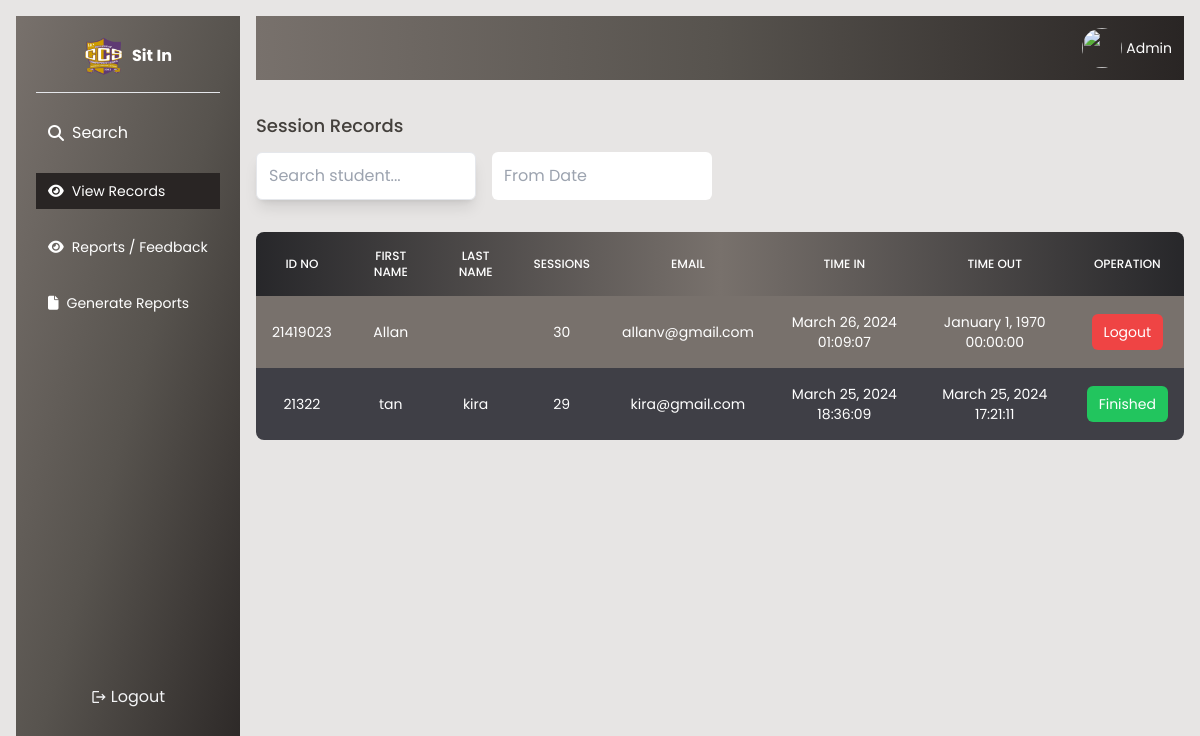
The app's page /admin/records.php (signed in), older data.
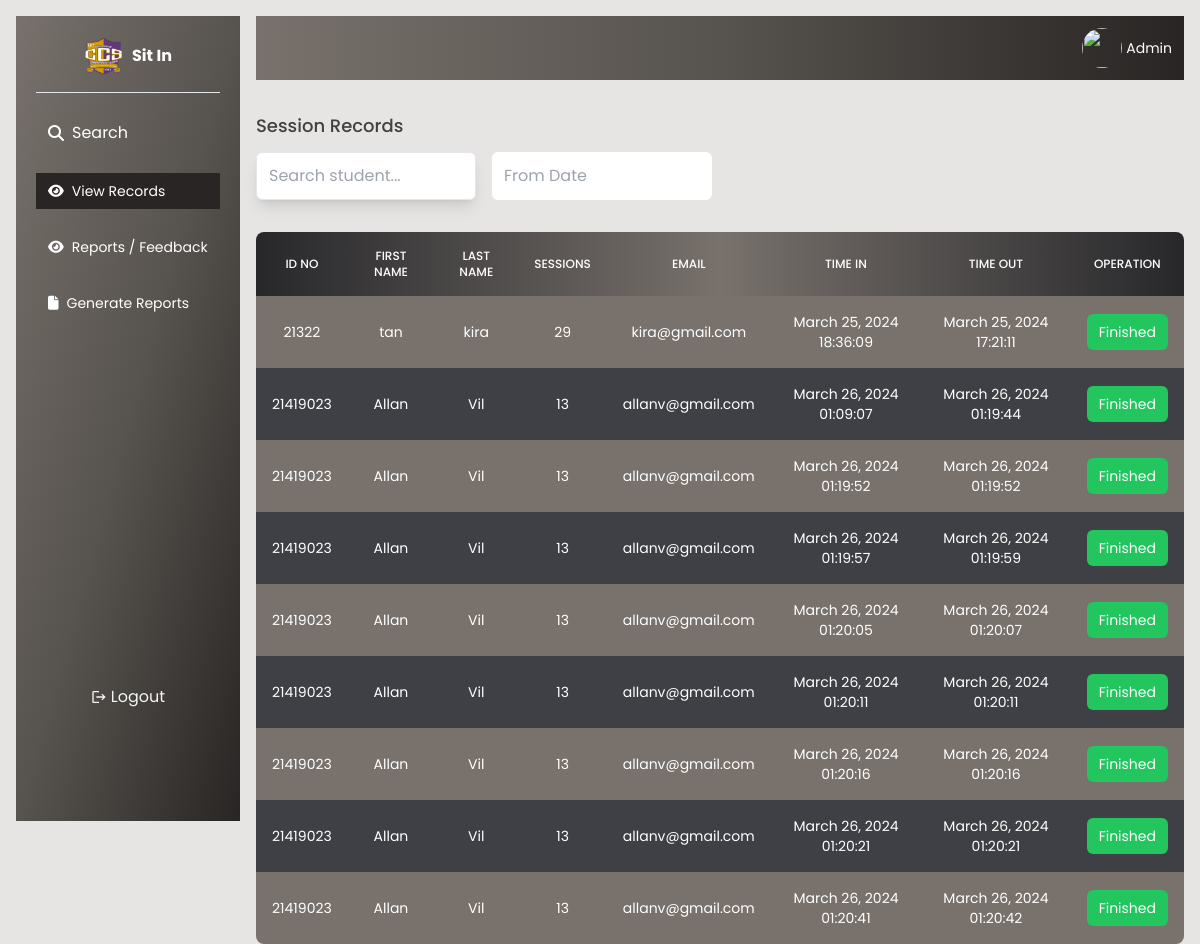
The same page, newer data.
### tables this page shows
CREATE TABLE `sessions` (
  `session_id` int(11) NOT NULL,
  `student_id` int(11) NOT NULL,
  `laboratory` varchar(254) NOT NULL,
  `purpose` varchar(254) NOT NULL,
  `time_in` datetime NOT NULL DEFAULT current_timestamp(),
  `time_out` datetime DEFAULT NULL
);

CREATE TABLE `student` (
  `id` int(11) NOT NULL,
  `email` varchar(250) NOT NULL,
  `password` varchar(250) NOT NULL,
  `firstname` varchar(150) NOT NULL,
  `lastname` varchar(150) NOT NULL,
  `middlename` varchar(150) NOT NULL,
  `age` int(150) NOT NULL,
  `gender` varchar(150) NOT NULL,
  `address` varchar(150) NOT NULL,
  `phone` int(150) NOT NULL,
  `idno` int(150) NOT NULL,
  `sessions` int(11) NOT NULL DEFAULT 30
);

### admin/records.php (the view, shortened to what this page needs)
<?php
$page="View Records";
require './db.php';
$students = [];
$query = "SELECT * FROM sessions INNER JOIN student ON student.id = sessions.student_id ORDER BY time_out asc";
$result = $connection->query($query);
if ($result->num_rows > 0) {
    while($row = $result->fetch_assoc()) {
        $students[] = $row;
    }
}
?>
<!DOCTYPE html>
<html lang="en">
<head>
     <link rel="stylesheet" href="../style.css">
    <script src="https://cdn.tailwindcss.com"></script>
    <link rel="stylesheet" href="https://cdnjs.cloudflare.com/ajax/libs/font-awesome/6.5.1/css/all.min.css"
 />
    <link rel="stylesheet" href="https://cdn.jsdelivr.net/npm/flatpickr/dist/flatpickr.min.css">
</head>
<body class="bg-stone-200">
    <?php require './sidebar.php';?>
    <main class="flex-1 lg:ml-64  lg:mt-4 mr-4">
       <div class="flex flex-col gap-8  rounded-xs">
        <div class="flex justify-end w-full bg-gradient-to-r from-stone-500 via-stone-600 to-stone-800 text-white p-3 rounded-xs">
            <div class="flex gap-1 items-center">
                <img src="https://innap.dexignzone.com/xhtml/images/profile/pic1.jpg" class="rounded-full w-10 h-10"/>
                <span class="text-sm">Admin</span>
            </div>
        </div>
        <div class="">
            <h1 class="font-medium text-lg text-stone-700">Session Records</h1>
            <div class="grid grid-cols-4 mt-3 gap-4">
                <div action="" method="get" class="flex  rounded-md">
                <div class="items-center flex justify-start w-full shadow-lg border  rounded-md bg-white">
                    <input id="search" name="search" class="px-3 p-1 outline-none  bg-transparent " tpye="text" value="" placeholder="Search student..."/>
                </div>
            </div>
              <input type="text" id="datetimepicker" placeholder="From Date" class="outline-none px-3 p-3 rounded-md form-input w-full">
            </div>
        </div>
             <table class=" w-full text-sm text-left rtl:text-right text-white rounded-lg overflow-hidden">
                <thead class="text-xs bg-gradient-to-r from-zinc-800 via-stone-500 to-zinc-800 uppercase rounded-md">
                    <tr>
                        <th class="border px-4 py-4 font-medium border-none text-center font-bold">ID NO
                        </th>
                        <th class="border px-4 py-4 font-medium border-none  text-center">FIRST NAME</th>
                        <th class="border px-4 py-4 font-medium border-none  text-center">LAST NAME</th>
                        <th class="border px-4 py-4 font-medium border-none  text-center">SESSIONS</th>
                        <th class="border px-4 py-4 font-medium border-none  text-center">EMAIL</th>
                        <th class="border px-4 py-4 font-medium border-none  text-center">TIME IN</th>
                        <th class="border px-4 py-4 font-medium border-none  text-center">TIME OUT</th>
                        <th class="border px-4 py-4 font-medium border-none  text-center">Operation</th>
                    </tr>
                </thead>
                <tbody id="tbody" class="relative">
                <?php
            foreach ($students as $student) {
                   echo '<tr class="odd:bg-stone-500 bg-zinc-700">
                                <td class="border px-4 py-4 border-none text-center text-xs md:text-sm text-white">'.$student['idno'].'</td>
                                <td class="border px-4 py-4 border-none text-center text-xs md:text-sm text-white">'.$student['firstname'].'</td>
                                <td class="border px-4 py-4 border-none text-center text-xs md:text-sm text-white">'.$student['lastname'].'</td>
                                <td class="border px-4 py-4 border-none text-center text-xs md:text-sm text-white">'.$student['sessions'].'</td>
                                <td class="border px-4 py-4 border-none text-center text-xs md:text-sm text-white">'.$student['email'].'</td>
                                <td class="border px-4 py-4 border-none text-center text-xs md:text-sm text-white">'.date('F j, Y H:i:s', strtotime($student['time_in'])).'</td>
                                <td class="border px-4 py-4 border-none text-center text-xs md:text-sm text-white">'.date('F j, Y H:i:s', strtotime($student['time_out'])).'</td>
                                <td class="border px-4 py-4 border-none text-center text-xs md:text-sm text-white">' . ($student['time_out'] !== null ? '<span href="#" class="text-white bg-green-500 px-3 p-2 rounded-md">Finished</span>' : '<a href="./timeout.php?id='.$student['id'].'&s_id='.$student['session_id'].'" class="text-white bg-red-500 px-3 p-2 rounded-md">Logout</a>') . '</td></tr>';
                }
            ?>
                </tbody>
            </table>
        </div>
    </main>
</body>
</html>

### admin/sidebar.php (shortened to what this page needs)
<aside id="sidebar"
    class="left-[-1000px] lg:left-0 h-[805px] pb-36 duration-300 transition-all  w-56 bg-gradient-to-br from-stone-500 via-stone-600 to-stone-800 p-5 rounded-xs  lg:m-4 text-gray-100 fixed top-0 left-0 bottom-0   flex-col justify-between">
    <div class="h-full text-white  ">
        <section id="widget_1" class="border-b border-gray-200 pb-4 flex items-center gap-2 justify-center ">
            <img src="../images/ccs_logo.png" class="w-10 h-10" />
            <h1 class="text-center font-bold">Sit In</h1>
        </section>
        <section id="widget_2" class="mt-5 flex flex-col gap-5">
            <div class="flex gap-2 items-center <?php echo($page == 'Search' ? 'bg-stone-800' : '' ) ?>  cursor-pointer text-white rounded-xs px-3 p-2">
                <i class="fa-solid fa-magnifying-glass"></i>
                <a href="./" class="w-full">Search</a>
            </div>
        </section>
         <section id="widget_2" class="mt-5 flex flex-col gap-5">
            <div class="flex gap-2 items-center <?php echo($page == 'View Records' ? 'bg-stone-800' : '' ) ?> text-sm   cursor-pointer text-white rounded-xs px-3 p-2">
            <i class="fa-solid fa-eye"></i>
            <a href="./records.php" class="w-full">View Records</a>
            </div>
        </section>
         <section id="widget_2" class="mt-5 flex flex-col gap-5">
            <div class="flex gap-2 items-center <?php echo($page == 'Reports' ? 'bg-stone-800' : '' ) ?> text-sm   cursor-pointer text-white rounded-xs px-3 p-2">
            <i class="fa-solid fa-eye"></i>
            <a href="./reports.php" class="w-full">Reports / Feedback</a>
            </div>
        </section>
        <section id="widget_2" class="mt-5 flex flex-col gap-5">
            <div class="flex gap-2 items-center <?php echo($page == 'Generate Reports' ? 'bg-stone-800' : '' ) ?> text-sm cursor-pointer text-white rounded-xs px-3 p-2">
           <i class="fa-solid fa-file"></i>
            <a href="./generate.php" class="w-full">Generate Reports</a>
            </div>
        </section>
    </div>
    <div class=" hover:bg-slate-900 p-2 rounded-lg duration-200 transition-colors ">
        <div class="flex gap-1 justify-center items-center w-full">
            <svg xmlns="http://www.w3.org/2000/svg" width="1em" height="1em" viewBox="0 0 24 24">
                <path fill="currentColor"
                    d="m17 7l-1.41 1.41L18.17 11H8v2h10.17l-2.58 2.58L17 17l5-5M4 5h8V3H4c-1.1 0-2 .9-2 2v14c0 1.1.9 2 2 2h8v-2H4z" />
            </svg>
            <a href="../logout.php" class=" text-center">Logout</a>
        </div>
    </div>
</aside>

### style.css (style rules this page uses)
* { margin: 0; padding: 0; box-sizing: border-box; font-family: "Poppins", sans-serif; }

Row changes from the older to the newer data that the page shows:
shown differently, row unchanged: sessions "March 25, 2024 18:36:09": moves up the list
changed sessions: student.lastname (not shown) → "Vil"; student.sessions "30" → "13"; time_out "January 1, 1970 00:00:00" → "March 26, 2024 01:19:44"; time_out "Logout" → "Finished"
added sessions: student.idno "21419023", student.firstname "Allan", student.lastname "Vil", student.sessions "13", student.email "allanv@gmail.com", time_in "March 26, 2024 01:19:52", time_out "March 26, 2024 01:19:52", shows "Finished"
added sessions: student.idno "21419023", student.firstname "Allan", student.lastname "Vil", student.sessions "13", student.email "allanv@gmail.com", time_in "March 26, 2024 01:19:57", time_out "March 26, 2024 01:19:59", shows "Finished"
added sessions: student.idno "21419023", student.firstname "Allan", student.lastname "Vil", student.sessions "13", student.email "allanv@gmail.com", time_in "March 26, 2024 01:20:05", time_out "March 26, 2024 01:20:07", shows "Finished"
added sessions: student.idno "21419023", student.firstname "Allan", student.lastname "Vil", student.sessions "13", student.email "allanv@gmail.com", time_in "March 26, 2024 01:20:11", time_out "March 26, 2024 01:20:11", shows "Finished"
added sessions: student.idno "21419023", student.firstname "Allan", student.lastname "Vil", student.sessions "13", student.email "allanv@gmail.com", time_in "March 26, 2024 01:20:16", time_out "March 26, 2024 01:20:16", shows "Finished"
added sessions: student.idno "21419023", student.firstname "Allan", student.lastname "Vil", student.sessions "13", student.email "allanv@gmail.com", time_in "March 26, 2024 01:20:21", time_out "March 26, 2024 01:20:21", shows "Finished"
added sessions: student.idno "21419023", student.firstname "Allan", student.lastname "Vil", student.sessions "13", student.email "allanv@gmail.com", time_in "March 26, 2024 01:20:41", time_out "March 26, 2024 01:20:42", shows "Finished"
